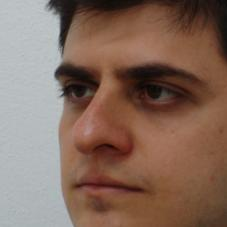
%> input picture Reconnaissance de visage/NouvelleBase/1-01.jpg, 227 x 227 px
$ octave Reconnaissance.m   (GNU Octave 9; MATLAB toolbox functions it lacks are replaced by stand-ins)
%> lines starting %> are read from the running program, lines starting %| are printed output that depends on the picture; in (x1, y1, x2, y2) boxes, pixels count from 0 and x2, y2 are one past the last pixel; in counts of white or black regions, pixels touching at a corner belong together; the program's own positions count from 1
### Reconnaissance de visages/lbp.m
%LBP returns the local binary pattern image or LBP histogram of an image.
%  J = LBP(I,R,N,MAPPING,MODE) returns either a local binary pattern
%  coded image or the local binary pattern histogram of an intensity
%  image I. The LBP codes are computed using N sampling points on a
%  circle of radius R and using mapping table defined by MAPPING.
%  See the getmapping function for different mappings and use 0 for
%  no mapping. Possible values for MODE are
%       'h' or 'hist'  to get a histogram of LBP codes
%       'nh'           to get a normalized histogram
%  Otherwise an LBP code image is returned.
%
%  J = LBP(I) returns the original (basic) LBP histogram of image I
%
%  J = LBP(I,SP,MAPPING,MODE) computes the LBP codes using n sampling
%  points defined in (n * 2) matrix SP. The sampling points should be
%  defined around the origin (coordinates (0,0)).
%
%  Examples
%  --------
%       I=imread('rice.png');
%       mapping=getmapping(8,'u2');
%       H1=LBP(I,1,8,mapping,'h'); %LBP histogram in (8,1) neighborhood
%                                  %using uniform patterns
%       subplot(2,1,1),stem(H1);
%
%       H2=LBP(I);
%       subplot(2,1,2),stem(H2);
%
%       SP=[-1 -1; -1 0; -1 1; 0 -1; -0 1; 1 -1; 1 0; 1 1];
%       I2=LBP(I,SP,0,'i'); %LBP code image using sampling points in SP
%                           %and no mapping. Now H2 is equal to histogram
%                           %of I2.

function result = lbp(varargin) % image,radius,neighbors,mapping,mode)
% Version 0.3.2
% Authors: Marko Heikkilä and Timo Ahonen

% Changelog
% Version 0.3.2: A bug fix to enable using mappings together with a
% predefined spoints array
% Version 0.3.1: Changed MAPPING input to be a struct containing the mapping
% table and the number of bins to make the function run faster with high number
% of sampling points. Lauge Sorensen is acknowledged for spotting this problem.


% Check number of input arguments.
error(nargchk(1,5,nargin));

image=varargin{1};
d_image=double(image);

if nargin==1
    spoints=[-1 -1; -1 0; -1 1; 0 -1; -0 1; 1 -1; 1 0; 1 1];
    neighbors=8;
    mapping=0;
    mode='h';
end

if (nargin == 2) && (length(varargin{2}) == 1)
    error('Input arguments');
end

if (nargin > 2) && (length(varargin{2}) == 1)
    radius=varargin{2};
    neighbors=varargin{3};

    spoints=zeros(neighbors,2);

    % Angle step.
    a = 2*pi/neighbors;

    for i = 1:neighbors
        spoints(i,1) = -radius*sin((i-1)*a);
        spoints(i,2) = radius*cos((i-1)*a);
    end

    if(nargin >= 4)
        mapping=varargin{4};
        if(isstruct(mapping) && mapping.samples ~= neighbors)
            error('Incompatible mapping');
        end
    else
        mapping=0;
    end

    if(nargin >= 5)
        mode=varargin{5};
    else
        mode='h';
    end
end

if (nargin > 1) && (length(varargin{2}) > 1)
    spoints=varargin{2};
    neighbors=size(spoints,1);

    if(nargin >= 3)
        mapping=varargin{3};
        if(isstruct(mapping) && mapping.samples ~= neighbors)
            error('Incompatible mapping');
        end
    else
        mapping=0;
    end

    if(nargin >= 4)
        mode=varargin{4};
    else
        mode='h';
    end
end

% Determine the dimensions of the input image.
[ysize xsize] = size(image);


miny=min(spoints(:,1));
maxy=max(spoints(:,1));
minx=min(spoints(:,2));
maxx=max(spoints(:,2));

% Block size, each LBP code is computed within a block of size bsizey*bsizex
bsizey=ceil(max(maxy,0))-floor(min(miny,0))+1;
bsizex=ceil(max(maxx,0))-floor(min(minx,0))+1;

% Coordinates of origin (0,0) in the block
origy=1-floor(min(miny,0));
origx=1-floor(min(minx,0));

% Minimum allowed size for the input image depends
% on the radius of the used LBP operator.
if(xsize < bsizex || ysize < bsizey)
  error('Too small input image. Should be at least (2*radius+1) x (2*radius+1)');
end

% Calculate dx and dy;
dx = xsize - bsizex;
dy = ysize - bsizey;

% Fill the center pixel matrix C.
C = image(origy:origy+dy,origx:origx+dx);
d_C = double(C);

bins = 2^neighbors;

% Initialize the result matrix with zeros.
result=zeros(dy+1,dx+1);

%Compute the LBP code image

for i = 1:neighbors
  y = spoints(i,1)+origy;
  x = spoints(i,2)+origx;
  % Calculate floors, ceils and rounds for the x and y.
  fy = floor(y); cy = ceil(y); ry = round(y);
  fx = floor(x); cx = ceil(x); rx = round(x);
  % Check if interpolation is needed.
  if (abs(x - rx) < 1e-6) && (abs(y - ry) < 1e-6)
    % Interpolation is not needed, use original datatypes
    N = image(ry:ry+dy,rx:rx+dx);
    D = N >= C;
  else
    % Interpolation needed, use double type images
    ty = y - fy;
    tx = x - fx;

    % Calculate the interpolation weights.
    w1 = (1 - tx) * (1 - ty);
    w2 =      tx  * (1 - ty);
    w3 = (1 - tx) *      ty ;
    w4 =      tx  *      ty ;
    % Compute interpolated pixel values
    N = w1*d_image(fy:fy+dy,fx:fx+dx) + w2*d_image(fy:fy+dy,cx:cx+dx) + ...
        w3*d_image(cy:cy+dy,fx:fx+dx) + w4*d_image(cy:cy+dy,cx:cx+dx);
    D = N >= d_C;
  end
  % Update the result matrix.
  v = 2^(i-1);
  result = result + v*D;
end

%Apply mapping if it is defined
if isstruct(mapping)
    bins = mapping.num;
    for i = 1:size(result,1)
        for j = 1:size(result,2)
            result(i,j) = mapping.table(result(i,j)+1);
        end
    end
end

if (strcmp(mode,'h') || strcmp(mode,'hist') || strcmp(mode,'nh'))
    % Return with LBP histogram if mode equals 'hist'.
    result=hist(result(:),0:(bins-1));
    if (strcmp(mode,'nh'))
        result=result/sum(result);
    end
else
    %Otherwise return a matrix of unsigned integers
    if ((bins-1)<=intmax('uint8'))
        result=uint8(result);
    elseif ((bins-1)<=intmax('uint16'))
        result=uint16(result);
    else
        result=uint32(result);
    end
end

end

### Reconnaissance de visages/Reconnaissance.m
clear all;
close all;
clc;

nb_classe =50;% défini le nombre de classe
nb_image =12;% défini le nombre d’images par classe
nb_ima_train=4;% défini le nombre d’images d’apprentissage par classe
nb_bins = 256;% défini la taille de l’histogramme des LBP considéré
Attributs=zeros( nb_ima_train*nb_classe,nb_bins );
%%  Apprentisage
comp_train =1;
tic
for i =1:nb_image*nb_classe
    if(mod(i,2)~=0)% les  images impaires constituent les images d’apprentissage
    %Enregistrement du numéro de la classe dans un tableau
        num_classe_train(comp_train)=floor((i-1)/nb_image)+1;
        %Détermination du numéro de l’image
        num_image = 1 + mod( i-1,12);
        %Concaténation des chaînes de caractères
        %pour constituer le chemin d’accès au fichier image
        if(num_image < 10)
            fichier_train=['Base\' num2str(num_classe_train(comp_train)) '-0' num2str( num_image ) '.jpg'];
        else
            fichier_train=['Base\' num2str(num_classe_train ( comp_train )) '-' num2str( num_image ) '.jpg' ] ;
        end
        % Affichage du numéro de la classe
        disp( [ fichier_train ' Classe ' num2str( num_classe_train ( comp_train))] );
        % Ouverture de l ’ image
        Ima_train = imread ( fichier_train ) ;
%> Ima_train is the input picture: size 227x227x3 uint8; mean R, G, B 132.9, 106.6, 93.2
        % Conversionenniveaux de gris
        Ima_gray_train = rgb2gray ( Ima_train ) ;
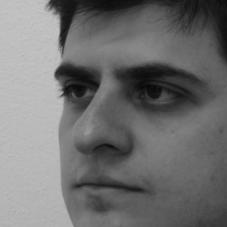
%> Ima_gray_train: size 227x227 uint8; min 6, max 198, mean 113
        % Extraction des attributs de texture
        Attributs(comp_train, :) = lbp(Ima_gray_train, 1, 8, 0, 'h');
%> in lbp, `radius=varargin{2};`: radius = 1
%> in lbp, `neighbors=varargin{3};`: neighbors = 8
%> in lbp, `a = 2*pi/neighbors;`: a = 0.785
%> the loop in lbp, `for i = 1:neighbors` made 8 passes
%> after the loop in lbp, `for i = 1:neighbors`: spoints = [0 1; -0.707 0.707; -1 6.12e-17; -0.707 -0.707; -1.22e-16 -1; 0.707 -0.707; 1 -1.84e-16; 0.707 0.707]
%> in lbp, `mapping=varargin{4};`: mapping = 0
%> in lbp, `mode=varargin{5};`: mode = 'h'
%> in lbp, `miny=min(spoints(:,1));`: miny = -1
%> in lbp, `maxy=max(spoints(:,1));`: maxy = 1
%> in lbp, `minx=min(spoints(:,2));`: minx = -1
%> in lbp, `maxx=max(spoints(:,2));`: maxx = 1
%> in lbp, `bsizey=ceil(max(maxy,0))-floor(min(miny,0))+1;`: bsizey = 3
%> in lbp, `origy=1-floor(min(miny,0));`: origy = 2
%> in lbp, `dx = xsize - bsizex;`: dx = 224
%> in lbp, `bins = 2^neighbors;`: bins = 256
%> in lbp, `result=zeros(dy+1,dx+1);`: result: size 225x225 double; every value is 0
%> the loop in lbp, `for i = 1:neighbors` made 8 passes
%> (y, x, fy, cy, ry, fx, cx, rx) on passes 2, 4, 6, 8: (1.29, 2.71, 1, 2, 1, 2, 3, 3), (1.29, 1.29, 1, 2, 1, 1, 2, 1), (2.71, 1.29, 2, 3, 3, 1, 2, 1), (2.71, 2.71, 2, 3, 3, 2, 3, 3)
%> (y, x, fy, cy, ry, fx, cx, rx) on passes 1, 3, 5, 7: (2, 3, 2, 2, 2, 3, 3, 3), (1, 2, 1, 1, 1, 2, 2, 2), (2, 1, 1, 2, 2, 1, 1, 1), (3, 2, 3, 3, 3, 1, 2, 2)
%> pass 1, in lbp, `D = N >= C;`:
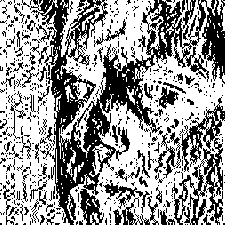
%> D: size 225x225 logical; 60% white; 547 black regions (479 under 20 px), largest, box (x1, y1, x2, y2) and area: (30, 0, 225, 225) 11571, (172, 97, 225, 225) 2394, (103, 180, 150, 213) 357
%> in lbp, `result=hist(result(:),0:(bins-1));`: result = 256 values, max 5261 at index 256, min 0 at index 11, mean 197.8
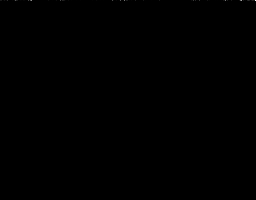
%> Attributs: size 200x256 double; min 0, max 5261, mean 1; drawn with min black and max white
%> (the run ends here)
